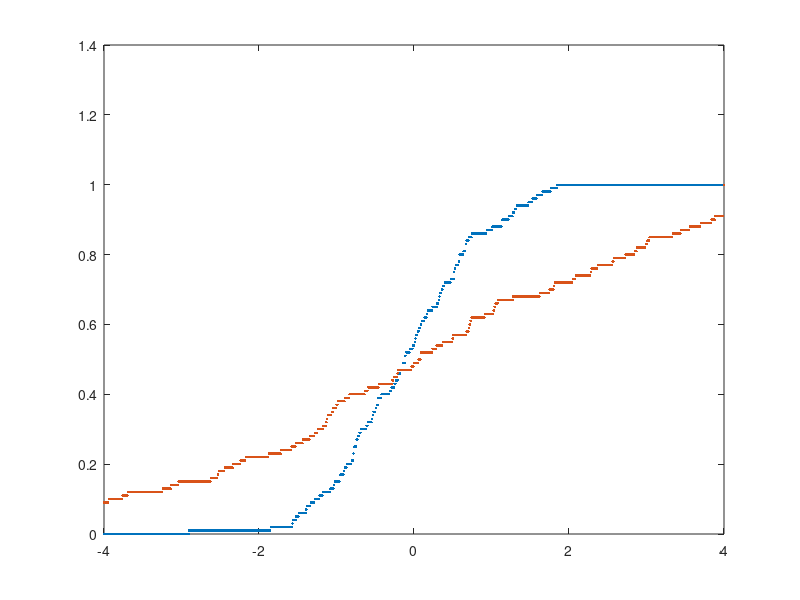

MATLAB code for this plot: (Note: this script raises an error after producing the figure.)
x = randn(100,1);
y = 3*randn(100,1);

[Nx,xb] = hist(x,[-4:0.01:4]);
[Ny,yb] = hist(y,[-4:0.01:4]);

clf;
Cx = cumsum(Nx/sum(Nx));
Cy = cumsum(Ny/sum(Ny));
plot(xb,Cx,'.');hold on;
plot(yb,Cy,'.');

D = max(abs(Cx-Cy))

Dc = (-0.5*(1/100+1/100)*log(0.1/2))^0.5

x = randn(1000,1);
y = 3*randn(1000,1);

%[h,p,Dc] = kstest2(x,y,0.1,'unequal')
[h,p,Dc] = kstest2(x,y,0.1)